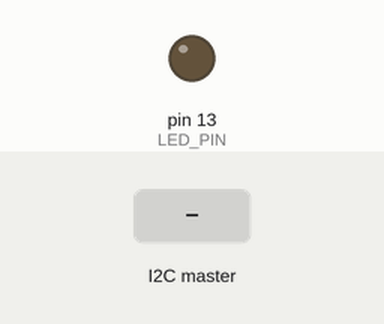
Recording of a sketch running on a simulated Arduino Uno, built with avr-gcc and run on an emulated ATmega328P. Parts: output pins drawn as LEDs (lit = HIGH). The test bench sets the inputs (shaded band).

Above: at 1.2 s.
1.3 s: the I2C master sends "a"
At 2.5 s:
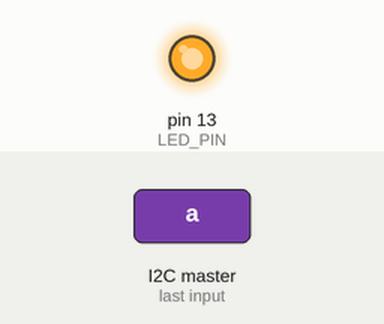
2.8 s: the I2C master sends "b"
At 3.8 s:
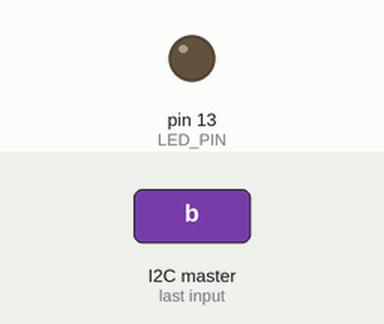
Timing chart, 0 to 5.8 s (numbered marks = the images above; inputs shaded):
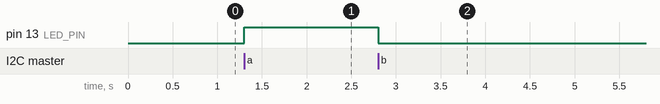

The sketch:

I2C_Slave.ino
```cpp
#include <Wire.h>

#define LED_PIN 13
int x, i;

char data[] = {'0', '1', '2', '3', '4', '5'}; // mảng để gửi dữ liệu cho master

void setup() {
  Serial.begin(9600);
  Wire.begin(1); // Khởi tạo I2C với chế độ slave với 1 là giá trị địa chỉ
  Wire.onReceive(receiveEvent); // Khởi tạo hàm nhận dữ liệu
  Wire.onRequest(requestEvent); // Khởi tạo hàm phản hồi tức là khi master gửi xuống slave thì
  pinMode(LED_PIN, OUTPUT);

  digitalWrite(LED_PIN, LOW);
}

void loop() {
  if (x == 'a') {
    digitalWrite(LED_PIN, HIGH);
  } else if (x == 'b') {
    digitalWrite(LED_PIN, LOW);
  }
}

void receiveEvent(int howMany) { // hàm ngắt nhận
  x = Wire.read(); // sau khi đọc xong thì kiểm tra nếu bằng a thì led bật
}

void requestEvent() { // hàm ngắt phản hồi
  Wire.write(data); // gửi dữ liệu thứ i trong mảng data cho master
}
```

Measured:
- after the input at 1.3 s, pin 13 (LED_PIN): LOW → HIGH at once
- after the input at 2.8 s, pin 13 (LED_PIN): HIGH → LOW at once
